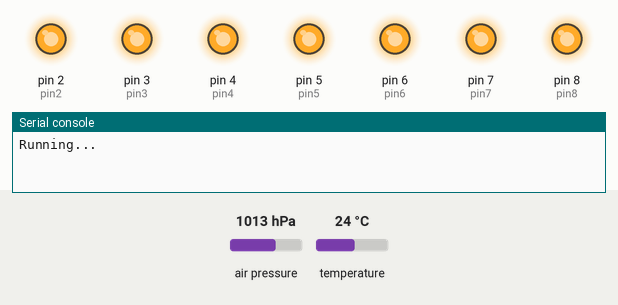
Simulated run of this program. Board: MicroPython board. On the bench: output pins drawn as LEDs (lit = HIGH), the last lines printed to the serial console. Inputs (shaded band) come from the test bench; at power-on: air pressure 1013 hPa, temperature 24 °C. Library files of the repository ran but are not shown: bmp280.py.

Above: at 0.2 s.
At 2.2 s:
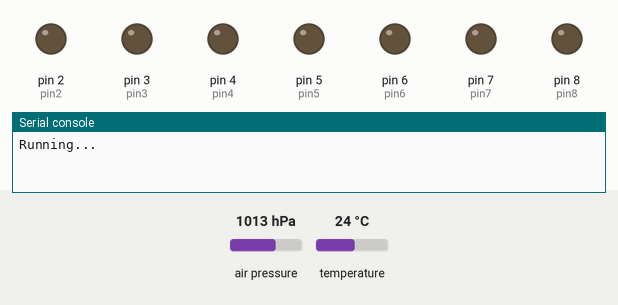
At 10.2 s:
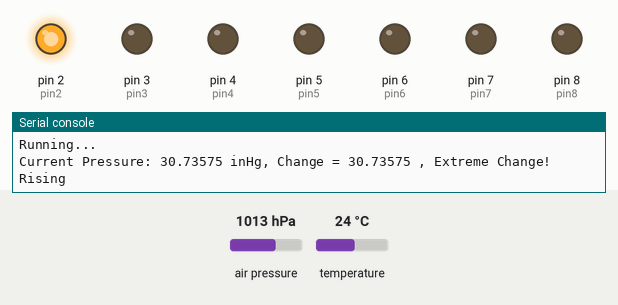
At 18.2 s:
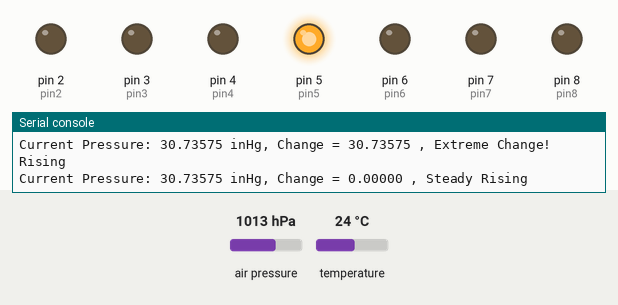
Timing chart, 0 to 19.7 s (numbered marks = the images above):
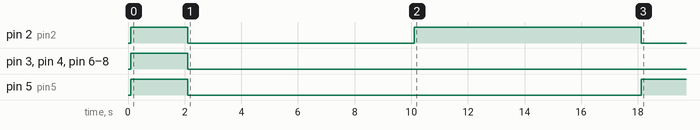

The program:

DiffBarometerR6.py
```python
# Source: Electrocredible.com, Language: MicroPython
"""
Definitions for internet:
Rapid change: More than 0.18 in-Hg in less than three hours - Ref 1
Fast-moving system: 0.05 to 0.06 inches per hour = 0.15 to 0.18 inches per 3 hours
Slow-moving system: 0.02 to 0.03 inches per hour = 0.06 to 0.09 inches per 3 hours
Slow change: 0.003 to 0.04 in-Hg in less than three hours
Holding steady: Less than 0.003 in-Hg in less than three hours

ALS mods to account for gaps in internet definition of ranges
? there are gaps in the ranges:
? there is no category between 0.09 and 0.15 in less than three hours
? there is no category between 0.04 and 0.06 in less than three hours? als
so:
I'm going to split the gap on Slow change to 0.05 per 3 hours
I'm going to split the gap on slow and fast moving systems at 0.12 inches per 3 hours
"""

from machine import Pin,I2C
from bmp280 import *
from ucollections import deque
import time


sdaPIN=machine.Pin(0)
sclPIN=machine.Pin(1)
bus = I2C(0,sda=sdaPIN, scl=sclPIN, freq=400000)
time.sleep(0.1)
bmp = BMP280(bus)
bmp.use_case(BMP280_CASE_INDOOR)


""" Run these 2 lines to extract cal data from specific sensor
and then update bmp280.py with that data; did it but made no difference

calib_data = bmp.print_calibration()
print(calib_data)    """

#Initial Variables

count=0
pin2=Pin(2,Pin.OUT)
pin3=Pin(3,Pin.OUT)
pin4=Pin(4,Pin.OUT)
pin5=Pin(5,Pin.OUT)
pin6=Pin(6,Pin.OUT)
pin7=Pin(7,Pin.OUT)
pin8=Pin(8,Pin.OUT)


dwell =  2   #time between pressure readings
sample = 3   #number of samples in avg calc

avg_p_delta=0.0
pressure_array=deque([],sample)
avg_p_array=deque([],2)

pressure_avg=0
old_p_pressure=0

#Rate of Change Rules; all rates in inHg/sec*(dwell*sample) <-because this is how long between calc diffs

rapid=(0.18/(3*60*60))*(dwell*sample) #Ref 1
upper_fast_sys= (0.18/(3*60*60))*(dwell*sample) #need to check this scaling
lower_fast_sys = (0.12/(3*60*60))*(dwell*sample)
upper_slow_sys= (0.12/(3*60*60))*(dwell*sample)
lower_slow_sys = (0.05/(3*60*60))*(dwell*sample)
upper_slow_change= (0.05/(3*60*60))*(dwell*sample)
lower_slow_change = (0.003/(3*60*60))*(dwell*sample)
steady = (0.003/(3*60*60))*(dwell*sample)

"""
#Use snippet below to print calculated rates per sample
print(f'{rapid:1.8f}')  #f'{abs(avg_p_delta):1.5f}'
print(f'{upper_fast_sys:1.8f}')
print(f'{lower_fast_sys:1.8f}')
print(f'{upper_slow_sys:1.8f}')
print(f'{lower_slow_sys:1.8f}')
print(f'{upper_slow_change:1.8f}')
print(f'{lower_slow_change:1.8f}')
print(f'{steady:1.8f}')   """

#Logging Instructions


"""
#ALS calibration approach (sketchy).  Assumes a static offset type error
# Just run for calibration when needed and capture the calibration factor
# code snipped follows:

ref_pressure=30.02 #get from local airport METAR
pressure=bmp.pressure
p_bar=pressure/100000
p_mmHg=pressure/133.3224
p_inHg=p_mmHg/25.4
correction_factor = ref_pressure-p_inHg
print("correction_factor=",correction_factor)    """

correction_factor= 0.8218842  #hard coded from running the above and then commenting it back
#Main Loop
print("Running...") #note that program is active

Pin2=pin2.value(1)
Pin3=pin3.value(1)
Pin4=pin4.value(1)
Pin5=pin5.value(1)
Pin6=pin6.value(1)
Pin7=pin7.value(1)
Pin8=pin8.value(1)
time.sleep(2)

Pin2=pin2.value(0)
Pin3=pin3.value(0)
Pin4=pin4.value(0)
Pin5=pin5.value(0)
Pin6=pin6.value(0)
Pin7=pin7.value(0)
Pin8=pin8.value(0)


while count <= sample:

    pressure=bmp.pressure
    p_bar=pressure/100000
    p_mmHg=pressure/133.3224
    p_inHg=(p_mmHg/25.4)+correction_factor
    pressure_array.append(p_inHg)
    temperature=bmp.temperature
    tempF=temperature*(9/5)+32
    time.sleep(dwell) #delay between readings


    count += 1

    avg_p_pressure = (sum(pressure_array)/sample)

    #print(f"Pressure Array: {list(pressure_array)}") #debug print
#compute "sample" readings avg of p_delta here eventually
    if count>(sample):
        #print("Avg Pressure of Sample:",avg_p_pressure) #debug print
        avg_p_array.append((avg_p_pressure))
        #print(f"Avg Pressure Array: {list(avg_p_array)}") #debug print
        avg_p_delta=(avg_p_pressure)-(old_p_pressure)
        #print("Pressure Change between samples:",avg_p_delta,"inHg") #debug print

        #rate of change logic
        if (avg_p_delta) >=  rapid:
            change="Extreme Change!"
        if ( ((avg_p_delta) >= lower_fast_sys) and ((avg_p_delta) < upper_fast_sys)):
            change="Rapid Moving System"
        if ( ((avg_p_delta) >= lower_slow_sys) and ((avg_p_delta) < upper_slow_sys)):
            change="Slow Moving System"
        if ( ((avg_p_delta) >= lower_slow_change) and ((avg_p_delta) < upper_slow_change)):
            change="Slow Change"
        if (abs(avg_p_delta) <= steady):
            change="Steady"
        if (avg_p_delta < 0 ):
            direction="Falling"
        elif (avg_p_delta >= 0):
            direction="Rising"

        #print(f'{abs(avg_p_delta):1.5f}') #delta pressure only for fine plotting
        print("Current Pressure:", f'{(sum(pressure_array)/sample):2.5f}', "inHg,","Change =",f'{abs(avg_p_delta):1.5f}',",",change,direction)

        #print(f'{tempF:3.1f}')
        #print("Temp:{}, Pressure: {} inHg, {} Press Chg: {} {}".format(f'{tempF:3.1f}',f'{avg_p_pressure:2.5f}', f'{avg_p_delta:2.6f}',change,direction))
        count=0
        old_p_pressure=(sum(pressure_array)/sample)

#LED Logic
        #print(change,direction)
        if change == "Steady":
            Pin2=pin2.value(0)
            Pin3=pin3.value(0)
            Pin4=pin4.value(0)
            Pin5=pin5.value(1)
            Pin6=pin6.value(0)
            Pin7=pin7.value(0)
            Pin8=pin8.value(0)

        if (  (change == ("Slow Change")) and (direction == ("Falling")) ):
            Pin2=pin2.value(0)
            Pin3=pin3.value(0)
            Pin4=pin4.value(0)
            Pin5=pin5.value(1)
            Pin6=pin6.value(1)
            Pin7=pin7.value(0)
            Pin8=pin8.value(0)

        if (change == ("Slow Change") and direction == ("Rising")):
            Pin2=pin2.value(0)
            Pin3=pin3.value(0)
            Pin4=pin4.value(1)
            Pin5=pin5.value(1)
            Pin6=pin6.value(0)
            Pin7=pin7.value(0)
            Pin8=pin8.value(0)

        if (change == ("Slow Moving System") and direction == ("Falling")):
            Pin2=pin2.value(0)
            Pin3=pin3.value(0)
            Pin4=pin4.value(0)
            Pin5=pin5.value(1)
            Pin6=pin6.value(1)
            Pin7=pin7.value(1)
            Pin8=pin8.value(0)

        if (change == ("Slow Moving System") and direction == ("Rising")):
            Pin2=pin2.value(1)
            Pin3=pin3.value(1)
            Pin4=pin4.value(1)
            Pin5=pin5.value(1)
            Pin6=pin6.value(0)
            Pin7=pin7.value(0)
            Pin8=pin8.value(0)

        if (change == ("Fast Moving System") and direction == ("Falling")):
            Pin2=pin2.value(0)
            Pin3=pin3.value(0)
            Pin4=pin4.value(0)
            Pin5=pin5.value(1)
            Pin6=pin6.value(1)
            Pin7=pin7.value(1)
            Pin8=pin8.value(1)

        if (change == ("Fast Moving System") and direction == ("Rising")):
            Pin2=pin2.value(1)
            Pin3=pin3.value(1)
            Pin4=pin4.value(1)
            Pin5=pin5.value(1)
            Pin6=pin6.value(0)
            Pin7=pin7.value(0)
            Pin8=pin8.value(0)

        if (change == ("Extreme Change!") and direction == ("Falling")):
            Pin2=pin2.value(0)
            Pin3=pin3.value(0)
            Pin4=pin4.value(0)
            Pin5=pin5.value(0)
            Pin6=pin6.value(0)
            Pin7=pin7.value(0)
            Pin8=pin8.value(1) # <-make flashing somehow

        if (change == ("Extreme Change!") and direction == ("Rising")):
            Pin2=pin2.value(1) # <-make flashing somehow
            Pin3=pin3.value(0)
            Pin4=pin4.value(0)
            Pin5=pin5.value(0)
            Pin6=pin6.value(0)
            Pin7=pin7.value(0)
            Pin8=pin8.value(0) # <-but flashing
```

Measured:
- by itself, pin 2 (pin2): LOW → HIGH at 0.10 s, → LOW 2.0 s later, → HIGH 8.0 s later, → LOW 8.0 s later
- by itself, pin 3 (pin3), pin 4 (pin4), pin 6 (pin6), pin 7 (pin7), pin 8 (pin8): LOW → HIGH at 0.10 s, → LOW 2.0 s later
- by itself, pin 5 (pin5): LOW → HIGH at 0.10 s, → LOW 2.0 s later, → HIGH 16.0 s later
